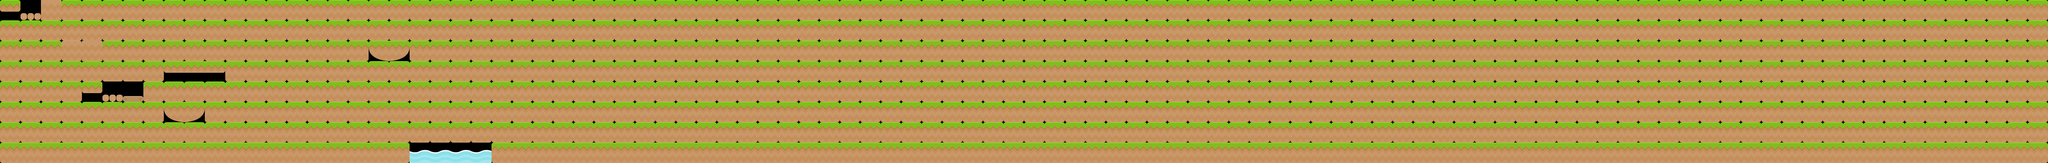

A level layout from a 2D game, rendered from its tile map. Below: a short description, then the map file with its tile-grid data intact:
An orthogonal 100x8 tile map with 70x70 px tiles, 1 tile layer (Level01: Just Testing :)) and 8 objects.

<map version="1.0" orientation="orthogonal" renderorder="left-up" width="100" height="8" tilewidth="70" tileheight="70" nextobjectid="1">
 <tileset firstgid="1" name="tileset" tilewidth="70" tileheight="70" tilecount="20" columns="10">
  <image source="../Textures/tileset.png" width="700" height="140" />
  <tile id="3">
   <objectgroup draworder="index">
    <object id="0" x="0" y="-0.25" width="70" height="70.25" />
   </objectgroup>
  </tile>
  <tile id="4">
   <objectgroup draworder="index">
    <object id="0" x="-0.125" y="0.125" width="70.25" height="69.625" />
   </objectgroup>
  </tile>
  <tile id="10">
   <objectgroup draworder="index">
    <object id="0" x="0.125" y="-0.125" width="70.125" height="40.125" />
   </objectgroup>
  </tile>
  <tile id="11">
   <objectgroup draworder="index">
    <object id="0" x="0.125" y="0" width="69.875" height="39.875" />
   </objectgroup>
  </tile>
  <tile id="12">
   <objectgroup draworder="index">
    <object id="0" x="0" y="0" width="70.125" height="40" />
   </objectgroup>
  </tile>
  <tile id="13">
   <objectgroup draworder="index">
    <object id="0" x="1" y="0" width="70" height="69" />
   </objectgroup>
  </tile>
  <tile id="14">
   <objectgroup draworder="index">
    <object id="0" x="0" y="0" width="70" height="69" />
   </objectgroup>
  </tile>
  <tile id="15">
   <objectgroup draworder="index">
    <object id="0" x="0" y="0" width="69.875" height="69.875" />
   </objectgroup>
  </tile>
 </tileset>
 <layer name="Level01: Just Testing :)" width="100" height="8">
  <data encoding="csv">
10,20,3,1,1,1,1,1,1,1,1,1,1,1,1,1,1,1,1,1,1,1,1,1,1,1,1,1,1,1,1,1,1,1,1,1,1,1,1,1,1,1,1,1,1,1,1,1,1,1,1,1,1,1,1,1,1,1,1,1,1,1,1,1,1,1,1,1,1,1,1,1,1,1,1,1,1,1,1,1,1,1,1,1,1,1,1,1,1,1,1,1,1,1,1,1,1,1,1,1,
1,1,1,1,1,1,1,1,1,1,1,1,1,1,1,1,1,1,1,1,1,1,1,1,1,1,1,1,1,1,1,1,1,1,1,1,1,1,1,1,1,1,1,1,1,1,1,1,1,1,1,1,1,1,1,1,1,1,1,1,1,1,1,1,1,1,1,1,1,1,1,1,1,1,1,1,1,1,1,1,1,1,1,1,1,1,1,1,1,1,1,1,1,1,1,1,1,1,1,1,
1,1,1,2,3,1,1,1,1,1,1,1,1,1,1,1,1,1,4,5,1,1,1,1,1,1,1,1,1,1,1,1,1,1,1,1,1,1,1,1,1,1,1,1,1,1,1,1,1,1,1,1,1,1,1,1,1,1,1,1,1,1,1,1,1,1,1,1,1,1,1,1,1,1,1,1,1,1,1,1,1,1,1,1,1,1,1,1,1,1,1,1,1,1,1,1,1,1,1,1,
1,1,1,1,1,1,1,1,11,12,13,1,1,1,1,1,1,1,1,1,1,1,1,1,1,1,1,1,1,1,1,1,1,1,1,1,1,1,1,1,1,1,1,1,1,1,1,1,1,1,1,1,1,1,1,1,1,1,1,1,1,1,1,1,1,1,1,1,1,1,1,1,1,1,1,1,1,1,1,1,1,1,1,1,1,1,1,1,1,1,1,1,1,1,1,1,1,1,1,1,
1,1,1,1,10,20,19,1,1,1,1,1,1,1,1,1,1,1,1,1,1,1,1,1,1,1,1,1,1,1,1,1,1,1,1,1,1,1,1,1,1,1,1,1,1,1,1,1,1,1,1,1,1,1,1,1,1,1,1,1,1,1,1,1,1,1,1,1,1,1,1,1,1,1,1,1,1,1,1,1,1,1,1,1,1,1,1,1,1,1,1,1,1,1,1,1,1,1,1,1,
1,1,1,1,1,1,1,1,4,5,1,1,1,1,1,1,1,1,1,1,1,1,1,1,1,1,1,1,1,1,1,1,1,1,1,1,1,1,1,1,1,1,1,1,1,1,1,1,1,1,1,1,1,1,1,1,1,1,1,1,1,1,1,1,1,1,1,1,1,1,1,1,1,1,1,1,1,1,1,1,1,1,1,1,1,1,1,1,1,1,1,1,1,1,1,1,1,1,1,1,
1,1,1,1,1,1,1,1,1,1,1,1,1,1,1,1,1,1,1,1,1,1,1,1,1,1,1,1,1,1,1,1,1,1,1,1,1,1,1,1,1,1,1,1,1,1,1,1,1,1,1,1,1,1,1,1,1,1,1,1,1,1,1,1,1,1,1,1,1,1,1,1,1,1,1,1,1,1,1,1,1,1,1,1,1,1,1,1,1,1,1,1,1,1,1,1,1,1,1,1,
14,15,15,15,15,15,15,15,15,15,15,15,15,15,15,15,15,15,15,16,18,18,18,18,14,15,15,15,15,15,15,15,15,15,15,15,15,15,15,15,15,15,15,15,15,15,15,15,15,15,15,15,15,15,15,15,15,15,15,15,15,15,15,15,15,15,15,15,15,15,15,15,15,15,15,15,15,15,15,15,15,15,15,15,15,15,15,15,15,15,15,15,15,15,15,15,15,15,15,16
</data>
 </layer>
</map>